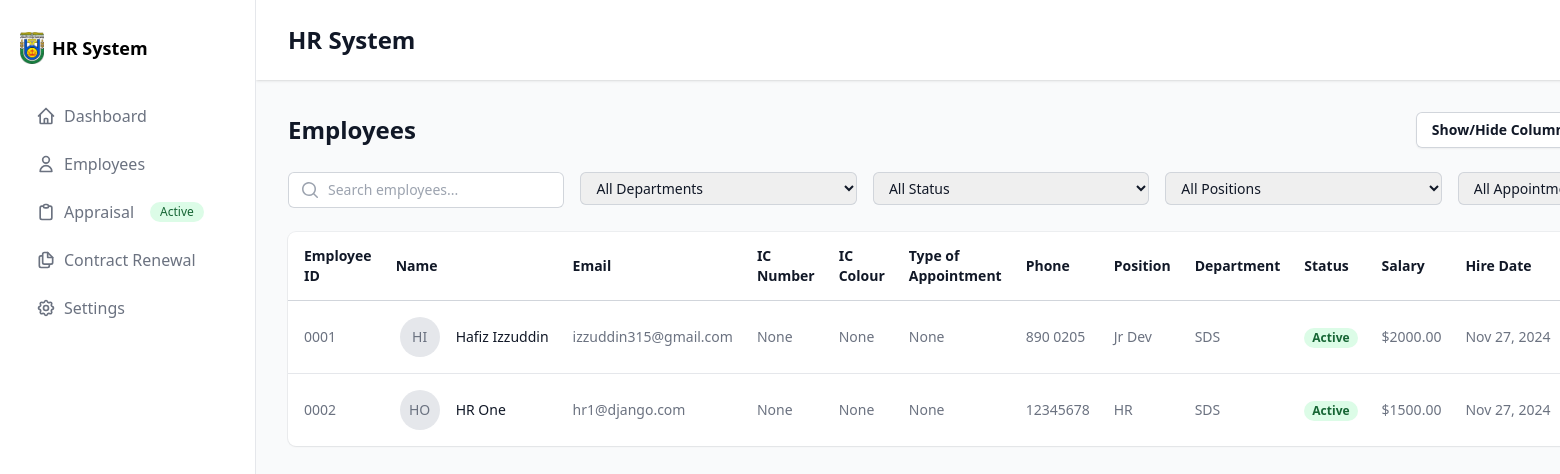
Screenshot of /employees/ (signed in) with the database file from the repository.
### employees/models.py (models this page shows, shortened)
class Employee(models.Model):
    GENDER_CHOICES = [
        ('M', 'Male'),
        ('F', 'Female'),
        ('O', 'Other'),
        ('N', 'Prefer not to say'),
    ]
    IC_COLOUR_CHOICES = [
        ('Y', 'Yellow'),
        ('P', 'Purple'),
        ('G', 'Green'),
        ('R', 'Red'),
    ]
    APPOINTMENT_TYPE_CHOICES = [
        ('Permanent', 'Permanent'),
        ('Contract', 'Contract'),
        ('Month-to-Month', 'Month-to-Month'),
        ('Daily Rated', 'Daily Rated'),
    ]
    gender = models.CharField(
        max_length=1,
        choices=GENDER_CHOICES,
        blank=True,
        null=True
    )
    employee_id = models.CharField(max_length=10, unique=True)
    user = models.OneToOneField(User, on_delete=models.CASCADE)
    first_name = models.CharField(max_length=100)
    last_name = models.CharField(max_length=100)
    email = models.EmailField(unique=True)
    phone_number = models.CharField(max_length=15)
    date_of_birth = models.DateField()
    hire_date = models.DateField()
    position = models.CharField(max_length=100)
    department = models.ForeignKey(Department, on_delete=models.SET_NULL, null=True)
    salary = models.DecimalField(max_digits=10, decimal_places=2)
    employee_status = models.CharField(max_length=50, choices=[('active', 'Active'), ('on_leave', 'On Leave'), ('inactive', 'Inactive')], default='active')
    roles = models.ManyToManyField('auth.Group', blank=True)
    address = models.TextField()
    profile_picture = models.ImageField(upload_to='employee_pics/', blank=True, null=True)
    ic_no = models.CharField(max_length=20, unique=True, verbose_name="IC Number", null=True, blank=True)
    ic_colour = models.CharField(max_length=1, choices=IC_COLOUR_CHOICES, verbose_name="IC Colour", null=True, blank=True)
    type_of_appointment = models.CharField(max_length=50, choices=APPOINTMENT_TYPE_CHOICES, verbose_name="Type of Appointment", null=True, blank=True)

class Department(models.Model):
    name = models.CharField(max_length=100)
    description = models.TextField(blank=True)

### employees/views.py (the view)
# urls.py: path('', EmployeeListView.as_view(), name='employee_list'),
class EmployeeListView(LoginRequiredMixin, ListView):
    model = Employee
    template_name = 'employees/employee_list.html'
    context_object_name = 'employees'
    login_url = 'login'  # Redirect to login if user is not authenticated
    def get_context_data(self, **kwargs):
        context = super().get_context_data(**kwargs)
        context['departments'] = Department.objects.all()
        context['positions'] = Employee.objects.values_list('position', flat=True).distinct()
        return context

### appraisals/context_processors.py (called while the page is built)
def hr_context(request):
    return {
        'is_hr': request.user.groups.filter(name='HR').exists() if request.user.is_authenticated else False
    }

### appraisals/templatetags/appraisal_tags.py (called while the page is built)
@register.simple_tag
def is_appraisal_period():
    today = timezone.now().date()
    return AppraisalPeriod.objects.filter(
        is_active=True,
        start_date__lte=today,
        end_date__gte=today
    ).exists()

### employees/templates/employees/employee_list.html (shortened to what this page needs)
{% extends "base.html" %}
{% block content %}
<div class="space-y-6">
    <div class="flex items-center justify-between">
        <h1 class="text-2xl font-bold text-gray-900">Employees</h1>
        <div class="flex gap-4">
            <div class="relative" x-data="{ open: false }">
                <button @click="open = !open" class="rounded-md bg-white px-4 py-2 text-sm font-semibold text-gray-900 shadow-sm ring-1 ring-inset ring-gray-300 hover:bg-gray-50">
                    Show/Hide Columns
                </button>
            </div>
        </div>
    </div>
    <div class="mb-6 grid grid-cols-1 gap-4 sm:grid-cols-2 lg:grid-cols-5">
        <div class="relative">
            <input
                type="text"
                id="search-input"
                placeholder="Search employees..."
                class="block w-full rounded-md border-0 py-1.5 pl-10 text-gray-900 ring-1 ring-inset ring-gray-300 placeholder:text-gray-400 focus:ring-2 focus:ring-inset focus:ring-indigo-600 sm:text-sm sm:leading-6"
            >
            <div class="absolute inset-y-0 left-0 flex items-center pl-3 pointer-events-none">
            </div>
        </div>
        <div>
            <select id="department-filter" class="block w-full rounded-md border-0 py-1.5 pl-3 pr-10 text-gray-900 ring-1 ring-inset ring-gray-300 focus:ring-2 focus:ring-inset focus:ring-indigo-600 sm:text-sm sm:leading-6">
                <option value="">All Departments</option>
            </select>
        </div>
        <div>
            <select id="status-filter" class="block w-full rounded-md border-0 py-1.5 pl-3 pr-10 text-gray-900 ring-1 ring-inset ring-gray-300 focus:ring-2 focus:ring-inset focus:ring-indigo-600 sm:text-sm sm:leading-6">
                <option value="">All Status</option>
            </select>
        </div>
        <div>
            <select id="position-filter" class="block w-full rounded-md border-0 py-1.5 pl-3 pr-10 text-gray-900 ring-1 ring-inset ring-gray-300 focus:ring-2 focus:ring-inset focus:ring-indigo-600 sm:text-sm sm:leading-6">
                <option value="">All Positions</option>
            </select>
        </div>
        <div>
            <select id="appointment-filter" class="block w-full rounded-md border-0 py-1.5 pl-3 pr-10 text-gray-900 ring-1 ring-inset ring-gray-300 focus:ring-2 focus:ring-inset focus:ring-indigo-600 sm:text-sm sm:leading-6">
                <option value="">All Appointment Types</option>
            </select>
        </div>
    </div>
    <div class="bg-white shadow-sm ring-1 ring-gray-900/5 sm:rounded-lg">
        <table class="min-w-full divide-y divide-gray-300" id="employee-table">
            <thead>
                <tr>
                    <th scope="col" data-column="employee_id" class="py-3.5 pl-4 pr-3 text-left text-sm font-semibold text-gray-900">Employee ID</th>
                    <th scope="col" data-column="name" class="px-3 py-3.5 text-left text-sm font-semibold text-gray-900">Name</th>
                    <th scope="col" data-column="email" class="px-3 py-3.5 text-left text-sm font-semibold text-gray-900">Email</th>
                    <th scope="col" data-column="ic_no" class="px-3 py-3.5 text-left text-sm font-semibold text-gray-900">IC Number</th>
                    <th scope="col" data-column="ic_colour" class="px-3 py-3.5 text-left text-sm font-semibold text-gray-900">IC Colour</th>
                    <th scope="col" data-column="type_of_appointment" class="px-3 py-3.5 text-left text-sm font-semibold text-gray-900">Type of Appointment</th>
                    <th scope="col" data-column="phone" class="px-3 py-3.5 text-left text-sm font-semibold text-gray-900">Phone</th>
                    <th scope="col" data-column="position" class="px-3 py-3.5 text-left text-sm font-semibold text-gray-900">Position</th>
                    <th scope="col" data-column="department" class="px-3 py-3.5 text-left text-sm font-semibold text-gray-900">Department</th>
                    <th scope="col" data-column="status" class="px-3 py-3.5 text-left text-sm font-semibold text-gray-900">Status</th>
                    <th scope="col" data-column="salary" class="px-3 py-3.5 text-left text-sm font-semibold text-gray-900">Salary</th>
                    <th scope="col" data-column="hire_date" class="px-3 py-3.5 text-left text-sm font-semibold text-gray-900">Hire Date</th>
                </tr>
            </thead>
            <tbody class="divide-y divide-gray-200">
                {% for employee in employees %}
                <tr>
                    <td data-column="employee_id" class="whitespace-nowrap py-4 pl-4 pr-3 text-sm text-gray-500">{{ employee.employee_id }}</td>
                    <td data-column="name" class="whitespace-nowrap py-4 pl-4 pr-3 text-sm">
                        <div class="flex items-center">
                            <div class="h-10 w-10 flex-shrink-0">
                                {% if employee.profile_picture %}
                                    <img class="h-10 w-10 rounded-full" src="{{ employee.profile_picture.url }}" alt="">
                                {% else %}
                                    <div class="h-10 w-10 rounded-full bg-gray-200 flex items-center justify-center">
                                        <span class="text-gray-500 font-medium">{{ employee.first_name|first }}{{ employee.last_name|first }}</span>
                                    </div>
                                {% endif %}
                            </div>
                            <div class="ml-4">
                                <div class="font-medium text-gray-900">{{ employee.first_name }} {{ employee.last_name }}</div>
                            </div>
                        </div>
                    </td>
                    <td data-column="email" class="whitespace-nowrap px-3 py-4 text-sm text-gray-500">{{ employee.email }}</td>
                    <td data-column="ic_no" class="whitespace-nowrap px-3 py-4 text-sm text-gray-500">{{ employee.ic_no }}</td>
                    <td data-column="ic_colour" class="whitespace-nowrap px-3 py-4 text-sm text-gray-500">{{ employee.ic_colour }}</td>
                    <td data-column="type_of_appointment" class="whitespace-nowrap px-3 py-4 text-sm text-gray-500">{{ employee.type_of_appointment }}</td>
                    <td data-column="phone" class="whitespace-nowrap px-3 py-4 text-sm text-gray-500">{{ employee.phone_number }}</td>
                    <td data-column="position" class="whitespace-nowrap px-3 py-4 text-sm text-gray-500">{{ employee.position }}</td>
                    <td data-column="department" class="whitespace-nowrap px-3 py-4 text-sm text-gray-500">{{ employee.department.name }}</td>
                    <td data-column="status" class="whitespace-nowrap px-3 py-4 text-sm">
                        <span class="inline-flex rounded-full px-2 text-xs font-semibold leading-5
                            {% if employee.employee_status == 'active' %}bg-green-100 text-green-800
                            {% elif employee.employee_status == 'on_leave' %}bg-yellow-100 text-yellow-800
                            {% else %}bg-red-100 text-red-800{% endif %}">
                            {{ employee.get_employee_status_display }}
                        </span>
                    </td>
                    <td data-column="salary" class="whitespace-nowrap px-3 py-4 text-sm text-gray-500">${{ employee.salary }}</td>
                    <td data-column="hire_date" class="whitespace-nowrap px-3 py-4 text-sm text-gray-500">{{ employee.hire_date|date:"M d, Y" }}</td>
                </tr>
                {% empty %}
                <tr class="empty-row">
                    <td colspan="14" class="px-3 py-4 text-sm text-gray-500 text-center">No employees found.</td>
                </tr>
                {% endfor %}
            </tbody>
        </table>
    </div>
</div>
{% endblock %}

### rows the page displays
Employee: employee_id "0001", first_name|first "H", last_name|first "I", first_name "Hafiz", last_name "Izzuddin", email "izzuddin315@gmail.com", ic_no "None", ic_colour "None", type_of_appointment "None", phone_number "890 0205", position "Jr Dev", department.name "SDS", employee_status "Active", salary "2000.00", hire_date "Nov 27, 2024"
Employee: employee_id "0002", first_name|first "H", last_name|first "O", first_name "HR", last_name "One", email "hr1@django.com", ic_no "None", ic_colour "None", type_of_appointment "None", phone_number "12345678", position "HR", department.name "SDS", employee_status "Active", salary "1500.00", hire_date "Nov 27, 2024"
